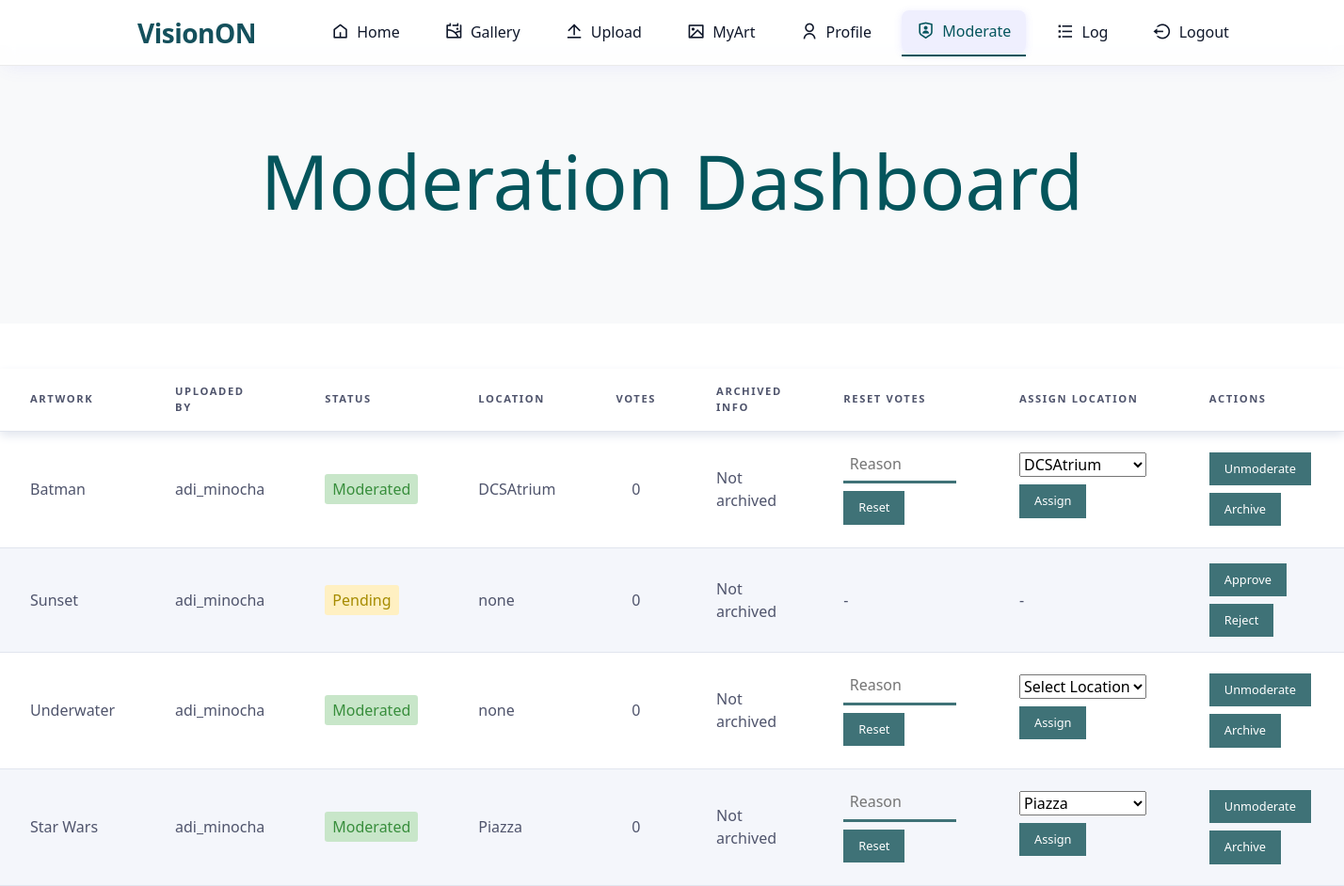
Page /moderate_artworks (signed in) on the committed database.
### models.py (models this page shows, shortened)
class Artwork(db.Model):
    __table_args__ = {'extend_existing': True}
    id = db.Column(db.Integer, primary_key=True)
    name = db.Column(db.String(120), nullable=False)
    image_file = db.Column(db.String(120), nullable=False)
    upload_date = db.Column(db.DateTime, default=datetime.utcnow)
    moderation_status = db.Column(db.String(20), default='unmoderated')
    location = db.Column(db.String(50), default='none')
    archived = db.Column(db.Boolean, default=False)
    user_id = db.Column(db.Integer, db.ForeignKey('user.id'), nullable=False)
    archived_by = db.Column(db.String(80), nullable=True)
    archived_date = db.Column(db.DateTime, nullable=True)
    pixel_data = db.Column(db.LargeBinary, nullable=True)
    identifier = db.Column(db.String(50), nullable=True)
    qr_code = db.Column(db.String(120), nullable=True)
    votes = db.relationship('Vote', backref='artwork', lazy='dynamic')
    def vote_total(self):
        return sum(vote.value for vote in self.votes)

class User(db.Model):
    id = db.Column(db.Integer, primary_key=True)
    username = db.Column(db.String(80), unique=True, nullable=False)
    email = db.Column(db.String(120), unique=True, nullable=False)
    password_hash = db.Column(db.String(128), nullable=False)
    is_superuser = db.Column(db.Boolean, default=False)
    email_verified = db.Column(db.Boolean, default=False)
    first_name = db.Column(db.String(80))
    last_name = db.Column(db.String(80))
    phone = db.Column(db.String(20))
    age = db.Column(db.Integer)
    about = db.Column(db.Text)
    profile_photo_url = db.Column(db.String(200))
    artworks = db.relationship('Artwork', backref='artist', lazy=True)
    votes = db.relationship('Vote', backref='voter', lazy=True)

### app.py (the view)
@app.route('/moderate_artworks')
def moderate_artworks():
    if 'user_id' not in session:
        flash("Please log in to access the moderation dashboard.", "warning")
        return redirect(url_for('login'))
    user = User.query.get(session['user_id'])
    if not user.is_superuser:
        flash("You are not authorized to access this page.", "danger")
        return redirect(url_for('home'))
    artworks = Artwork.query.filter(
        Artwork.moderation_status.in_(['unmoderated', 'pending', 'moderated'])
    ).all()
    return render_template('moderate_artworks.html', artworks=artworks)

### app.py (called while the page is built)
@app.context_processor
def inject_user():
    if 'user_id' in session:
        user = User.query.get(session['user_id'])
        return {'current_user': user}
    return {'current_user': None}

### templates/moderate_artworks.html (shortened to what this page needs)
{% extends "base.html" %}
{% block head %}
  <link rel="stylesheet" href="{{ url_for('static', filename='css/table.css') }}">
{% endblock %}
{% block content %}
<main class="dashboard">
  <div class="my-5">
    <div class="p-5 text-center bg-body-tertiary">
      <div class="container py-5">
        <h1 class="text-body-emphasis wow">Moderation Dashboard</h1>
      </div>
    </div>
  </div>
  {% if artworks %}
    <table class="invoice-table">
      <thead>
        <tr>
          <th>Artwork</th>
          <th>Uploaded By</th>
          <th>Status</th>
          <th>Location</th>
          <th>Votes</th>
          <th>Archived Info</th>
          <th>Reset Votes</th>
          <th>Assign Location</th>
          <th>Actions</th>
        </tr>
      </thead>
      <tbody>
        {% for art in artworks %}
        <tr>
          <td>{{ art.name }}</td>
          <td>{{ art.artist.username }}</td>
          <td>
            {% if art.moderation_status == 'pending' %}
              <p class="status status-pending">Pending</p>
            {% elif art.moderation_status == 'moderated' %}
              <p class="status status-paid">Moderated</p>
            {% elif art.moderation_status == 'unmoderated' %}
              <p class="status status-unpaid">Unmoderated</p>
            {% else %}
              <p class="status">{{ art.moderation_status }}</p>
            {% endif %}
          </td>
          <td>{{ art.location }}</td>
          <td class="amount">{{ art.vote_total() }}</td>
          <td>
            {% if art.archived %}
              Archived by {{ art.archived_by if art.archived_by else "unknown" }}<br>
              {% if art.archived_date %}
                {{ art.archived_date.strftime('%Y-%m-%d %H:%M') }}
              {% else %}
                unknown date
              {% endif %}
            {% else %}
              Not archived
            {% endif %}
          </td>
          <td>
            {% if art.moderation_status == 'moderated' %}
              <form action="{{ url_for('reset_votes', artwork_id=art.id) }}" method="post" class="reset-form">
                <input class="in" type="text" name="reason" placeholder="Reason" required style="width:120px;">
                <button type="submit" class="bbutton">Reset</button>
              </form>
            {% else %}
              -
            {% endif %}
          </td>
          <td>
            {% if art.moderation_status == 'moderated' %}
              <form action="{{ url_for('assign_location', artwork_id=art.id) }}" method="post" class="assign-form">
                <select name="location" required>
                  <option class="boo" disabled {% if art.location == 'none' %}selected{% endif %}>Select Location</option>
                  <option class="boo" value="DCSAtrium" {% if art.location == 'DCSAtrium' %}selected{% endif %}>DCSAtrium</option>
                  <option class="boo" value="Piazza" {% if art.location == 'Piazza' %}selected{% endif %}>Piazza</option>
                </select>
                <button type="submit" class="bbutton">Assign</button>
              </form>
            {% else %}
              -
            {% endif %}
          </td>
          <td>
            {% if art.moderation_status == 'pending' %}
              <form action="{{ url_for('approve_artwork', artwork_id=art.id) }}" method="post" class="action-form" style="display:inline;">
                <button type="submit" class="bbutton" style="margin-bottom: 0.5rem;">Approve</button>
              </form>
              <form action="{{ url_for('reject_artwork', artwork_id=art.id) }}" method="post" class="action-form" style="display:inline;">
                <button type="submit" class="bbutton">Reject</button>
              </form>
            {% elif art.moderation_status == 'moderated' %}
              <form action="{{ url_for('unmoderate_artwork', artwork_id=art.id) }}" method="post" class="action-form" style="display:inline;">
                <button type="submit" style="margin-bottom: 0.5rem;" class="bbutton">Unmoderate</button>
              </form>
              {% if art.archived %}
                <form action="{{ url_for('unarchive_artwork', artwork_id=art.id) }}" method="post" class="action-form" style="display:inline;">
                  <button type="submit" class="bbutton">Unarchive</button>
                </form>
              {% else %}
                <form action="{{ url_for('archive_artwork', artwork_id=art.id) }}" method="post" class="action-form" style="display:inline;">
                  <button type="submit" class="bbutton">Archive</button>
                </form>
              {% endif %}
            {% elif art.moderation_status == 'unmoderated' %}
              <form action="{{ url_for('request_moderation', artwork_id=art.id) }}" method="post" class="action-form" style="display:inline;">
                <button type="submit" class="bbutton">Request Moderation</button>
              </form>
            {% endif %}
          </td>
        </tr>
        {% endfor %}
      </tbody>
    </table>
  {% else %}
  <div class="full-page">
    <p class="hold">No artworks to moderate.</p>
  </div>
  {% endif %}
</main>
{% endblock %}

### static/css/table.css (style rules this page uses)
*, *::before, *::after { box-sizing: border-box; margin: 0; padding: 0; }
body { color: #4f546c !important; font-size: 0.9rem; background-color: #f9fbff; }
.boo { color: #05555c; border: none; font-style: 'Raleway', sans-serif !important; }
.in { appearance: none; border: none; outline: none; border-bottom: .2em solid #3f7277; background: rgba(#3f7277, .2); border-radius: .2em .2em 0 0; padding: .4em; color: #3f7277; background-color: transparent; }
.bbutton { background-color: #3f7277; border: none; color: white; padding:8px 16px; text-align: center; text-decoration: none; display: inline-block; font-size:0.8rem; }
.wow { font-size: 4rem; color: #05555c !important; }
table { border-collapse: collapse; box-shadow: 0 5px 10px #e1e5ee; background-color: white; text-align: left; overflow: hidden; }
table thead { box-shadow: 0 5px 10px #e1e5ee; }
table th { padding: 1rem 2rem; text-transform: uppercase; letter-spacing: 0.1rem; font-size: 0.7rem; font-weight: 900; }
table td { padding: 1rem 2rem; }
table .status { border-radius: 0.2rem; background-color: red; padding: 0.2rem 1rem; text-align: center; }
table .status-pending { background-color: #fff0c2; color: #a68b00; }
table .status-paid { background-color: #c8e6c9; color: #388e3c; }
table .amount { text-align: right; }
table tr:nth-child(even) { background-color: #f4f6fb; }
.invoice-table { width: 100%; }
.invoice-table th, .invoice-table td { border-bottom: 1px solid #e1e5ee; }
.invoice-table .status { display: inline-block; margin: 0; padding: 0.25rem 0.5rem; border-radius: 0.2rem; text-align: center; }
.invoice-table .amount { text-align: center; }
.reset-form input, .reset-form button, .assign-form select, .assign-form button { margin-bottom: 0.5rem; }

### static/css/style.css (style rules this page uses)
:root { --primary-color: #05555c;; --text-color: #0f172a; --bg-color: #ffffff; --nav-bg: rgba(255, 255, 255, 0.8); --nav-border: rgba(231, 231, 231, 0.8); --nav-height: 70px; --nav-shadow: 0 5px 20px -5px rgba(99, 102, 241, 0.1); --button-bg: rgba(99, 102, 241, 0.1); --button-hover: rgba(99, 102, 241, 0.15); }
.wow { font-size: 5rem !important; color: #05555c !important; }
body { margin: 0; font-style: 'Raleway', sans-serif !important; background-color: var(--bg-color); color: var(--text-color); transition: background-color 0.3s, color 0.3s; }

### rows in the picture
Artwork: name "Batman", artist.username "adi_minocha", moderation_status "Moderated", location "DCSAtrium", vote_total "0", shows "Not archived"
Artwork: name "Sunset", artist.username "adi_minocha", moderation_status "Pending", location "none", vote_total "0", shows "Not archived"
Artwork: name "Underwater", artist.username "adi_minocha", moderation_status "Moderated", location "none", vote_total "0", shows "Not archived", location "Select Location"
Artwork: name "Star Wars", artist.username "adi_minocha", moderation_status "Moderated", location "Piazza", vote_total "0", shows "Not archived"
